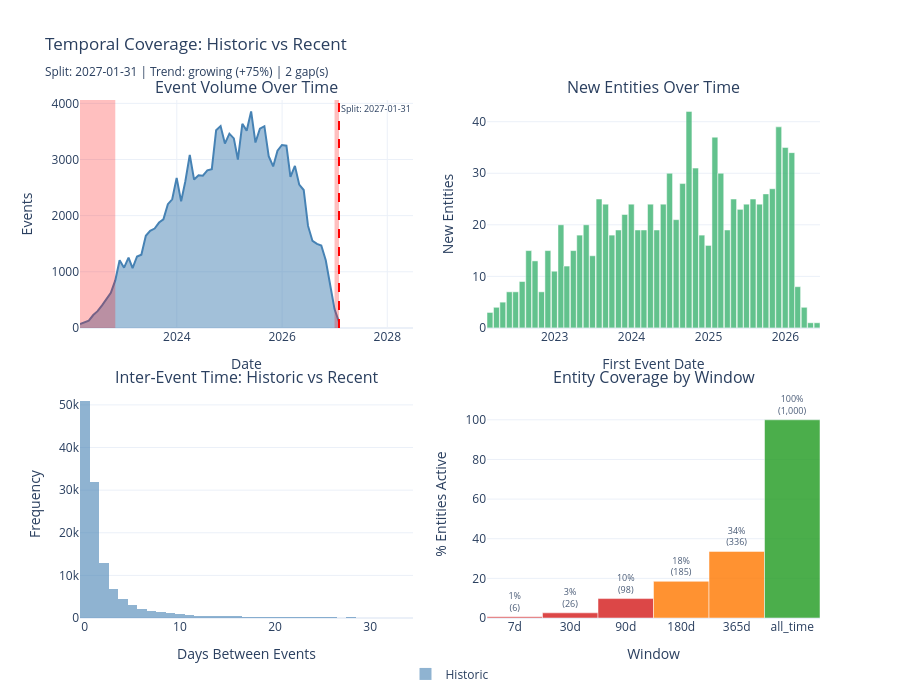

This figure's notebook cell:
### Markdown cell above
## 1a.6 Create Analysis Views (Historic + Recent)

**Understanding Temporal Stratification**

Splitting data into time periods reveals whether patterns are stable or evolving:
- **Historic**: older data establishing baseline behavior
- **Recent**: newer data showing current regime
- **Divergence** between periods signals concept drift or population shift

Interpreting Period Comparisons:

| Signal | Stable (H ≈ R) | Shifting (H ≠ R) |
|--------|----------------|-------------------|
| Event volume | Consistent population | Growth or decline wave |
| Entity arrivals | Steady acquisition | Acceleration or saturation |
| Inter-event gaps | Uniform cadence | Engagement regime change |
| Data gaps | Known quality | Emerging coverage issues |

Reading Inter-Event Time:
- Median gap = typical engagement cadence
- Mean >> Median (ratio > 1.5) = heavy right skew, long tail of inactive entities
- IQR > Median = high variability across entities
- Period shift in median gap = engagement regime change

Stratification vs Segmentation:
- Stratification = time-based split (when events happened)
- Segmentation = entity-based split (who the entities are)

### Code cell
from customer_retention.stages.profiling import analyze_temporal_coverage, derive_drift_implications

df_temp = df.copy()
df_temp[TIME_COLUMN] = safe_to_datetime(df_temp[TIME_COLUMN])

coverage_result = analyze_temporal_coverage(df_temp, ENTITY_COLUMN, TIME_COLUMN)
drift = derive_drift_implications(coverage_result)

midpoint = coverage_result.first_event + (coverage_result.last_event - coverage_result.first_event) / 2
split_date = drift.recommended_training_start or midpoint
_has_split = split_date is not None and not native_pd.isna(split_date)
historic_mask = df_temp[TIME_COLUMN] < split_date if _has_split else native_pd.Series(False, index=df_temp.index)


def _inter_event_days(data):
    result = []
    for _, group in data.groupby(ENTITY_COLUMN):
        if len(group) < 2:
            continue
        result.extend(group[TIME_COLUMN].sort_values().diff().dropna().dt.total_seconds() / 86400)
    return result


inter_event_times = _inter_event_days(df_temp)
inter_event_series = native_pd.Series(inter_event_times) if inter_event_times else native_pd.Series(dtype=float)
historic_iet = native_pd.Series(_inter_event_days(df_temp[historic_mask])) if historic_mask.any() else native_pd.Series(dtype=float)
recent_iet = native_pd.Series(_inter_event_days(df_temp[~historic_mask])) if (~historic_mask).any() else native_pd.Series(dtype=float)

fig = make_subplots(
    rows=2, cols=2,
    subplot_titles=["Event Volume Over Time", "New Entities Over Time",
                    "Inter-Event Time: Historic vs Recent", "Entity Coverage by Window"],
    vertical_spacing=0.12, horizontal_spacing=0.10,
)

fig.add_trace(go.Scatter(
    x=coverage_result.events_over_time.index, y=coverage_result.events_over_time.to_numpy(),
    mode="lines", fill="tozeroy", line_color="steelblue", showlegend=False,
), row=1, col=1)
if _has_split:
    fig.add_vline(x=split_date.isoformat(), line_dash="dash", line_color="red", row=1, col=1)
    fig.add_annotation(x=split_date.isoformat(), y=1, yref="y domain",
                       text=f"Split: {split_date.strftime('%Y-%m-%d')}",
                       showarrow=False, font=dict(size=9), xanchor="left", yanchor="top",
                       row=1, col=1)

for gap in coverage_result.gaps:
    severity_colors = {"minor": "rgba(255,165,0,0.15)", "moderate": "rgba(255,100,0,0.25)",
                       "major": "rgba(255,0,0,0.25)"}
    fig.add_vrect(x0=gap.start.isoformat(), x1=gap.end.isoformat(),
                  fillcolor=severity_colors[gap.severity], line_width=0, row=1, col=1)

fig.add_trace(go.Bar(
    x=coverage_result.new_entities_over_time.index, y=coverage_result.new_entities_over_time.to_numpy(),
    marker_color="mediumseagreen", opacity=0.8, showlegend=False,
), row=1, col=2)

if len(historic_iet) > 0:
    fig.add_trace(go.Histogram(
        x=historic_iet[historic_iet <= historic_iet.quantile(0.99)], nbinsx=40,
        name="Historic", marker_color="steelblue", opacity=0.6,
    ), row=2, col=1)
if len(recent_iet) > 0:
    fig.add_trace(go.Histogram(
        x=recent_iet[recent_iet <= recent_iet.quantile(0.99)], nbinsx=40,
        name="Recent", marker_color="coral", opacity=0.6,
    ), row=2, col=1)

cov = [(c.window, c.coverage_pct * 100, c.active_entities) for c in coverage_result.entity_window_coverage]
fig.add_trace(go.Bar(
    x=[c[0] for c in cov], y=[c[1] for c in cov], showlegend=False,
    marker_color=["#2ca02c" if p >= 50 else "#ff7f0e" if p >= 10 else "#d62728" for _, p, _ in cov],
    opacity=0.85, text=[f"{p:.0f}%<br>({n:,})" for _, p, n in cov],
    textposition="outside", textfont_size=9,
), row=2, col=2)

trend_label = f"{coverage_result.volume_trend} ({coverage_result.volume_change_pct:+.0%})"
gap_label = f" | {len(coverage_result.gaps)} gap(s)" if coverage_result.gaps else ""
split_label = split_date.strftime('%Y-%m-%d') if _has_split else "N/A"
fig.update_layout(
    template="plotly_white", height=700, barmode="overlay",
    title=(f"Temporal Coverage: Historic vs Recent<br><sub>"
           f"Split: {split_label} | Trend: {trend_label}{gap_label}</sub>"),
    legend=dict(orientation="h", yanchor="top", y=-0.08, xanchor="center", x=0.5),
    margin=dict(b=70),
)
fig.update_xaxes(title_text="Date", row=1, col=1)
fig.update_xaxes(title_text="First Event Date", row=1, col=2)
fig.update_xaxes(title_text="Days Between Events", row=2, col=1)
fig.update_xaxes(title_text="Window", row=2, col=2)
fig.update_yaxes(title_text="Events", row=1, col=1)
fig.update_yaxes(title_text="New Entities", row=1, col=2)
fig.update_yaxes(title_text="Frequency", row=2, col=1)
fig.update_yaxes(title_text="% Entities Active", range=[0, 115], row=2, col=2)
display_figure(fig)

### Figure 1 — Plotly figure (JSON) as saved in the notebook; plotly's stock layout.template omitted (floating-point values rounded to 4 significant figures; data arrays with more than 128 entries replaced by an {"elided": "..."} marker saying what was removed)
{"data": [{"fill": "tozeroy", "line": {"color": "steelblue"}, "mode": "lines", "showlegend": false, "type": "scatter", "x": ["2022-02-28T00:00:00", "2022-03-31T00:00:00", "2022-04-30T00:00:00", "2022-05-31T00:00:00", "2022-06-30T00:00:00", "2022-07-31T00:00:00", "2022-08-31T00:00:00", "2022-09-30T00:00:00", "2022-10-31T00:00:00", "2022-11-30T00:00:00", "2022-12-31T00:00:00", "2023-01-31T00:00:00", "2023-02-28T00:00:00", "2023-03-31T00:00:00", "2023-04-30T00:00:00", "2023-05-31T00:00:00", "2023-06-30T00:00:00", "2023-07-31T00:00:00", "2023-08-31T00:00:00", "2023-09-30T00:00:00", "2023-10-31T00:00:00", "2023-11-30T00:00:00", "2023-12-31T00:00:00", "2024-01-31T00:00:00", "2024-02-29T00:00:00", "2024-03-31T00:00:00", "2024-04-30T00:00:00", "2024-05-31T00:00:00", "2024-06-30T00:00:00", "2024-07-31T00:00:00", "2024-08-31T00:00:00", "2024-09-30T00:00:00", "2024-10-31T00:00:00", "2024-11-30T00:00:00", "2024-12-31T00:00:00", "2025-01-31T00:00:00", "2025-02-28T00:00:00", "2025-03-31T00:00:00", "2025-04-30T00:00:00", "2025-05-31T00:00:00", "2025-06-30T00:00:00", "2025-07-31T00:00:00", "2025-08-31T00:00:00", "2025-09-30T00:00:00", "2025-10-31T00:00:00", "2025-11-30T00:00:00", "2025-12-31T00:00:00", "2026-01-31T00:00:00", "2026-02-28T00:00:00", "2026-03-31T00:00:00", "2026-04-30T00:00:00", "2026-05-31T00:00:00", "2026-06-30T00:00:00", "2026-07-31T00:00:00", "2026-08-31T00:00:00", "2026-09-30T00:00:00", "2026-10-31T00:00:00", "2026-11-30T00:00:00", "2026-12-31T00:00:00", "2027-01-31T00:00:00"], "xaxis": "x", "y": [69, 100, 129, 230, 298, 402, 515, 627, 847, 1204, 1073, 1253, 1066, 1272, 1304, 1642, 1731, 1770, 1877, 1934, 2205, 2291, 2673, 2254, 2609, 3082, 2643, 2721, 2713, 2806, 2827, 3520, 3595, 3284, 3460, 3376, 2999, 3637, 3514, 3857, 3302, 3548, 3593, 3058, 2877, 3158, 3259, 3247, 2692, 2887, 2552, 2457, 1817, 1549, 1497, 1469, 1204, 810, 335, 106], "yaxis": "y"}, {"marker": {"color": "mediumseagreen"}, "opacity": 0.8, "showlegend": false, "type": "bar", "x": ["2022-02-28T00:00:00", "2022-03-31T00:00:00", "2022-04-30T00:00:00", "2022-05-31T00:00:00", "2022-06-30T00:00:00", "2022-07-31T00:00:00", "2022-08-31T00:00:00", "2022-09-30T00:00:00", "2022-10-31T00:00:00", "2022-11-30T00:00:00", "2022-12-31T00:00:00", "2023-01-31T00:00:00", "2023-02-28T00:00:00", "2023-03-31T00:00:00", "2023-04-30T00:00:00", "2023-05-31T00:00:00", "2023-06-30T00:00:00", "2023-07-31T00:00:00", "2023-08-31T00:00:00", "2023-09-30T00:00:00", "2023-10-31T00:00:00", "2023-11-30T00:00:00", "2023-12-31T00:00:00", "2024-01-31T00:00:00", "2024-02-29T00:00:00", "2024-03-31T00:00:00", "2024-04-30T00:00:00", "2024-05-31T00:00:00", "2024-06-30T00:00:00", "2024-07-31T00:00:00", "2024-08-31T00:00:00", "2024-09-30T00:00:00", "2024-10-31T00:00:00", "2024-11-30T00:00:00", "2024-12-31T00:00:00", "2025-01-31T00:00:00", "2025-02-28T00:00:00", "2025-03-31T00:00:00", "2025-04-30T00:00:00", "2025-05-31T00:00:00", "2025-06-30T00:00:00", "2025-07-31T00:00:00", "2025-08-31T00:00:00", "2025-09-30T00:00:00", "2025-10-31T00:00:00", "2025-11-30T00:00:00", "2025-12-31T00:00:00", "2026-01-31T00:00:00", "2026-02-28T00:00:00", "2026-03-31T00:00:00", "2026-04-30T00:00:00", "2026-05-31T00:00:00"], "xaxis": "x2", "y": [3, 4, 5, 7, 7, 9, 15, 13, 7, 15, 11, 20, 12, 15, 18, 20, 14, 25, 24, 18, 19, 22, 24, 19, 19, 24, 19, 24, 30, 21, 28, 42, 31, 18, 16, 37, 30, 19, 25, 23, 24, 25, 24, 26, 27, 39, 35, 34, 8, 4, 1, 1], "yaxis": "y2"}, {"marker": {"color": "steelblue"}, "name": "Historic", "nbinsx": 40, "opacity": 0.6, "type": "histogram", "x": {"elided": "122587 float values"}, "xaxis": "x3", "yaxis": "y3"}, {"marker": {"color": ["#d62728", "#d62728", "#d62728", "#ff7f0e", "#ff7f0e", "#2ca02c"]}, "opacity": 0.85, "showlegend": false, "text": ["1%<br>(6)", "3%<br>(26)", "10%<br>(98)", "18%<br>(185)", "34%<br>(336)", "100%<br>(1,000)"], "textfont": {"size": 9}, "textposition": "outside", "type": "bar", "x": ["7d", "30d", "90d", "180d", "365d", "all_time"], "xaxis": "x4", "y": [0.6, 2.6, 9.8, 18.5, 33.6, 100.0], "yaxis": "y4"}], "layout": {"annotations": [{"font": {"size": 16}, "showarrow": false, "text": "Event Volume Over Time", "x": 0.225, "xanchor": "center", "xref": "paper", "y": 1.0, "yanchor": "bottom", "yref": "paper"}, {"font": {"size": 16}, "showarrow": false, "text": "New Entities Over Time", "x": 0.775, "xanchor": "center", "xref": "paper", "y": 1.0, "yanchor": "bottom", "yref": "paper"}, {"font": {"size": 16}, "showarrow": false, "text": "Inter-Event Time: Historic vs Recent", "x": 0.225, "xanchor": "center", "xref": "paper", "y": 0.44, "yanchor": "bottom", "yref": "paper"}, {"font": {"size": 16}, "showarrow": false, "text": "Entity Coverage by Window", "x": 0.775, "xanchor": "center", "xref": "paper", "y": 0.44, "yanchor": "bottom", "yref": "paper"}, {"font": {"size": 9}, "showarrow": false, "text": "Split: 2027-01-31", "x": "2027-01-31T00:00:00", "xanchor": "left", "xref": "x", "y": 1, "yanchor": "top", "yref": "y domain"}], "barmode": "overlay", "height": 700, "legend": {"orientation": "h", "x": 0.5, "xanchor": "center", "y": -0.08, "yanchor": "top"}, "margin": {"b": 70}, "shapes": [{"line": {"color": "red", "dash": "dash"}, "type": "line", "x0": "2027-01-31T00:00:00", "x1": "2027-01-31T00:00:00", "xref": "x", "y0": 0, "y1": 1, "yref": "y domain"}, {"fillcolor": "rgba(255,0,0,0.25)", "line": {"width": 0}, "type": "rect", "x0": "2022-02-28T00:00:00", "x1": "2022-10-31T00:00:00", "xref": "x", "y0": 0, "y1": 1, "yref": "y domain"}, {"fillcolor": "rgba(255,0,0,0.25)", "line": {"width": 0}, "type": "rect", "x0": "2026-12-31T00:00:00", "x1": "2027-01-31T00:00:00", "xref": "x", "y0": 0, "y1": 1, "yref": "y domain"}], "title": {"text": "Temporal Coverage: Historic vs Recent<br><sub>Split: 2027-01-31 | Trend: growing (+75%) | 2 gap(s)</sub>"}, "xaxis": {"anchor": "y", "domain": [0.0, 0.45], "title": {"text": "Date"}}, "xaxis2": {"anchor": "y2", "domain": [0.55, 1.0], "title": {"text": "First Event Date"}}, "xaxis3": {"anchor": "y3", "domain": [0.0, 0.45], "title": {"text": "Days Between Events"}}, "xaxis4": {"anchor": "y4", "domain": [0.55, 1.0], "title": {"text": "Window"}}, "yaxis": {"anchor": "x", "domain": [0.56, 1.0], "title": {"text": "Events"}}, "yaxis2": {"anchor": "x2", "domain": [0.56, 1.0], "title": {"text": "New Entities"}}, "yaxis3": {"anchor": "x3", "domain": [0.0, 0.44], "title": {"text": "Frequency"}}, "yaxis4": {"anchor": "x4", "domain": [0.0, 0.44], "range": [0, 115], "title": {"text": "% Entities Active"}}}}
